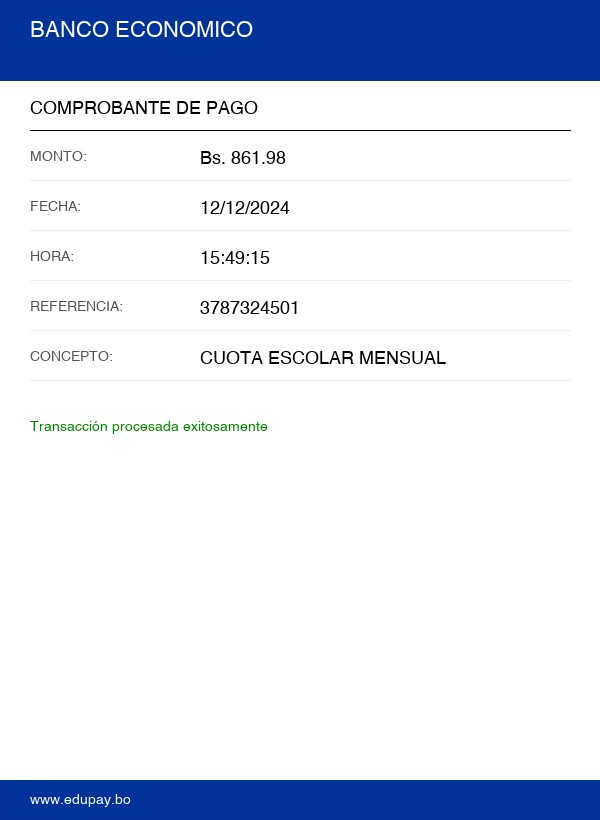
#> input picture app/ml/ocr/data/synthetic/receipt_0005.jpg, 600 x 820 px
$ python -i receipt_analyzer.py   (imports and definitions only)
#> lines starting #> are read from the running program, lines starting #| are printed output that depends on the picture
### app/ml/ocr/preprocessor.py
import io
from PIL import Image, ImageOps, ImageFilter


def preprocess(image_bytes: bytes) -> Image.Image:
    img = Image.open(io.BytesIO(image_bytes)).convert("RGB")

    # Resize to 600x820 (standard receipt size for our synthetic data)
    img = img.resize((600, 820), Image.LANCZOS)

    # Mild sharpening helps OCR accuracy
    img = img.filter(ImageFilter.SHARPEN)

    return img


# [4 lines left out: function to_bytes, not called in this run]

### app/ml/ocr/receipt_analyzer.py
import time
import random
from dataclasses import dataclass

from PIL import Image

from .preprocessor import preprocess
from .postprocessor import extract_fields

MODEL_VERSION = "receipt-analyzer-v1.0.0"

_DEMO_BANKS = [
    "Banco Nacional De Bolivia",
    "Banco Mercantil Santa Cruz",
    "Banco Fie",
    "Banco Bisa",
    "Tigo Money",
]
_DEMO_CONCEPTS = [
    "Mensualidad Octubre",
    "Cuota Escolar Mensual",
    "Pago Colegiatura",
]


@dataclass
class ReceiptData:
    bank: str | None
    amount: float | None
    currency: str
    date: str | None
    time: str | None
    reference: str | None
    concept: str | None
    confidence: float
    raw_text: str
    processing_time_ms: int
    model_version: str


class ReceiptAnalyzer:
    _instance: "ReceiptAnalyzer | None" = None

    # [5 lines left out: function get, not called in this run]

    def analyze(self, image_bytes: bytes) -> ReceiptData:
        t0 = time.time()

        img = preprocess(image_bytes)
        raw_text = self._extract_text(img)
        fields = extract_fields(raw_text)

        elapsed_ms = int((time.time() - t0) * 1000)

        return ReceiptData(
            bank=fields["bank"],
            amount=fields["amount"],
            currency=fields["currency"],
            date=fields["date"],
            time=fields["time"],
            reference=fields["reference"],
            concept=fields["concept"],
            confidence=fields["confidence"],
            raw_text=raw_text,
            processing_time_ms=elapsed_ms,
            model_version=MODEL_VERSION,
        )

    # [59 lines left out: functions _extract_text, _reconstruct_from_pixels, not called in this run]

>>> import cv2
>>> picture = cv2.imread('data/synthetic/receipt_0005.jpg', cv2.IMREAD_GRAYSCALE)
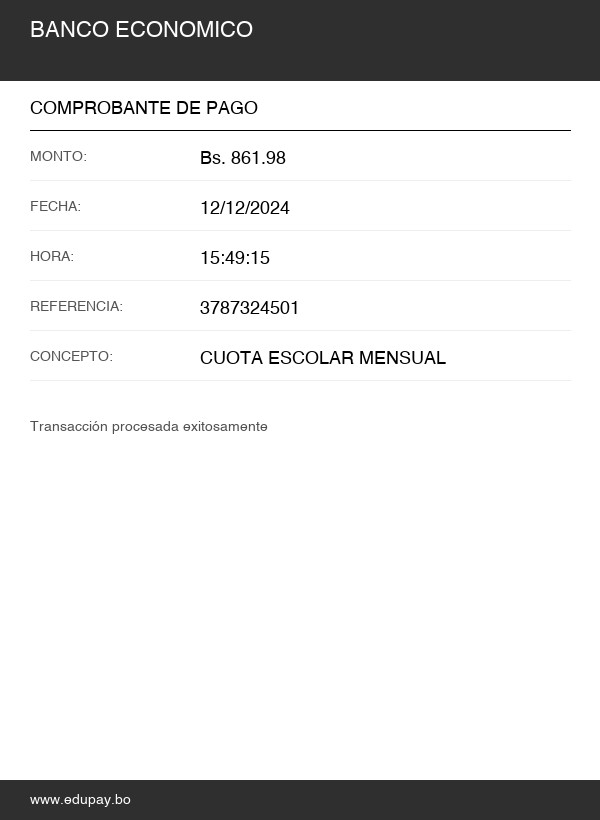
#> picture: shape (820, 600); min 0, max 255, mean 222.2
#> (the run stopped early here; a loop or call above may not have finished)
